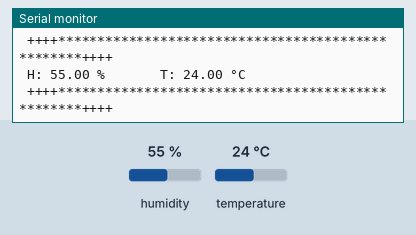
Recording of a sketch running on a simulated Arduino Uno, built with avr-gcc and run on an emulated ATmega328P. Parts: the last lines printed to the serial monitor. The inputs (shaded band) are chosen by the test bench; at power-on: humidity 55 %, temperature 24 °C. The local clock reads 2024-03-15 10:24:30 at power-on unless the sketch sets it.

Above: at 10.9 s.
11.0 s: humidity set to 22 %
At 15.34 s:
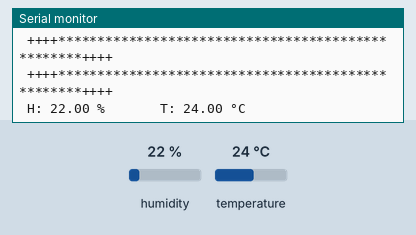
18.6 s: temperature set to 12 °C
At 21.1 s:
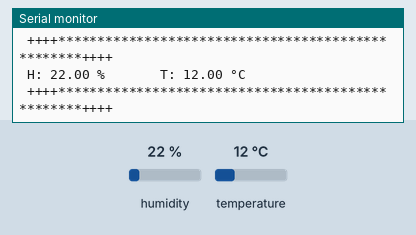
26.2 s: humidity set to 40 %
At 31.6 s:
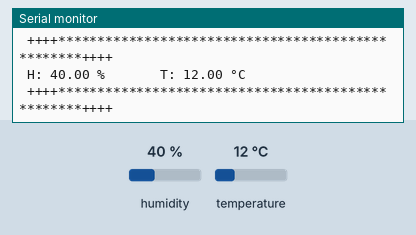
Timing chart, 0 to 33.1 s (numbered marks = the images above; inputs shaded):
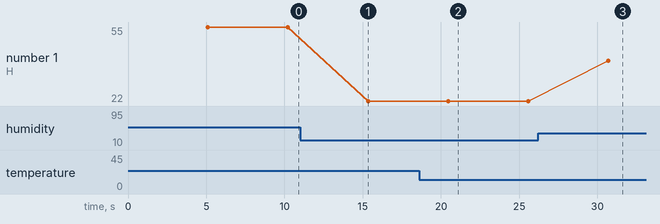

Measured:
- after the input at 11.0 s, the serial monitor: prints a new line after 4.3 s (image 1)
- after the input at 18.6 s, the serial monitor: prints a new line after 1.9 s (image 2)
- after the input at 26.2 s, the serial monitor: prints a new line after 4.5 s (image 3)
- plotted number 1: 55 → 22 after the input at 11.0 s, 22 → 40 after the input at 26.2 s

The sketch:

completo.ino
```cpp
#include <Servo.h>
#include <DS3231.h>
#include <DHT.h>
#include <Wire.h>

#define DHTTYPE DHT11
#define DHTPIN 2

DHT dht(DHTPIN, DHTTYPE);
DS3231 Clock;
Servo servoMotor;

float Hum ;
float Temp ;
char *horas[]={
    "8:00",
    "15:19",
    "20:00"
  };

long nhoras = (sizeof(horas)/sizeof(char *));
bool h12;
bool PM;

byte year, month, date, DoW, hour, minute, second;


void setup() {

  Serial.begin(9600);
  Wire.begin();
  dht.begin();
}


void loop() {
    delay(5000);


    Clock.getTime(year, month, date, DoW, hour, minute, second);
    if(deboGirar()==1)
      girar();


  Temp = dht.readTemperature();
  Hum = dht.readHumidity();

  if(isnan(Hum) || isnan(Temp)){
    Serial.println("Error en el sensor");
  }

  Serial.println("\n ++++**************************************************++++");
  Serial.print(" H: ");
  Serial.print(Hum);
  Serial.print(" % ");
  Serial.print(" \t\t T: ");
  Serial.print(Temp);
  Serial.print(" °C ");
  Serial.println("\n ++++**************************************************++++");

}


void girar(){
    servoMotor.attach(8);
    int i;
  for (i=0;i<4;i++){
    servoMotor.write(0);
    delay(500);
    servoMotor.write(90);
    delay(500);
  }
  servoMotor.detach();
}

int deboGirar(){
  String h = "";
  String m = "";
  for(int i=0;i<nhoras;i++){
    h= getValue(horas[i], ':', 0);
    m= getValue(horas[i], ':', 1);
    hour = Clock.getHour(h12, PM);
    if(int(hour)==atoi(h.c_str()) && int(minute)==atoi(m.c_str()) && int(second)==0)
      return 1;
  }
  return 0;
}
String getValue(String data, char separator, int index)
{
    int found = 0;
    int strIndex[] = { 0, -1 };
    int maxIndex = data.length() - 1;

    for (int i = 0; i <= maxIndex && found <= index; i++) {
        if (data.charAt(i) == separator || i == maxIndex) {
            found++;
            strIndex[0] = strIndex[1] + 1;
            strIndex[1] = (i == maxIndex) ? i+1 : i;
        }
    }
    return found > index ? data.substring(strIndex[0], strIndex[1]) : "";
}
```
